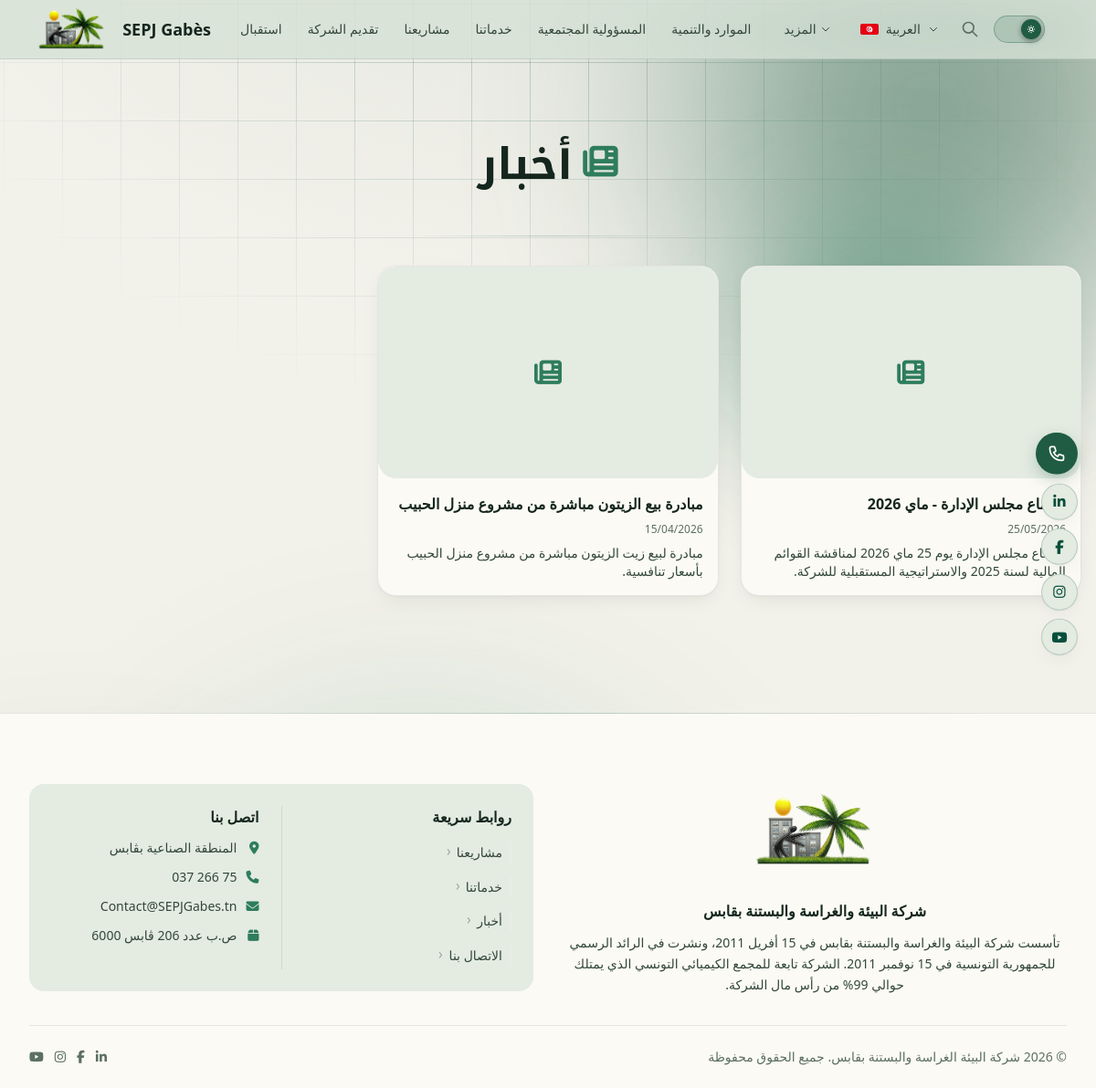
The page /public/news.php on the database its author committed.
### tables this page shows
CREATE TABLE IF NOT EXISTS `content_items` (
    `id` INT UNSIGNED AUTO_INCREMENT PRIMARY KEY,
    `type` ENUM('page', 'post', 'project', 'service', 'activity', 'prize', 'rse', 'resource', 'sport', 'video') NOT NULL,
    `rse_category` VARCHAR(50) DEFAULT NULL COMMENT 'RSE subcategory: engagement_social, rapport_durabilite, rapport_rse, catalogue_rse',
    `slug` VARCHAR(255) NOT NULL UNIQUE,
    `title_ar` TEXT,
    `title_fr` TEXT,
    `title_en` TEXT,
    `summary_ar` TEXT,
    `summary_fr` TEXT,
    `summary_en` TEXT,
    `body_ar` LONGTEXT,
    `body_fr` LONGTEXT,
    `body_en` LONGTEXT,
    `featured_image` VARCHAR(255) DEFAULT NULL,
    `video_url` VARCHAR(255) DEFAULT NULL COMMENT 'YouTube URL for type=video items',
    `status` ENUM('draft', 'published') NOT NULL DEFAULT 'draft',
    `is_featured` TINYINT(1) NOT NULL DEFAULT 0,
    `published_at` DATETIME DEFAULT NULL,
    `created_by` INT UNSIGNED DEFAULT NULL,
    `updated_by` INT UNSIGNED DEFAULT NULL,
    `created_at` DATETIME NOT NULL DEFAULT CURRENT_TIMESTAMP,
    `updated_at` DATETIME NOT NULL DEFAULT CURRENT_TIMESTAMP ON UPDATE CURRENT_TIMESTAMP,

    INDEX `idx_type` (`type`),
    INDEX `idx_status` (`status`),
    INDEX `idx_slug` (`slug`),
    INDEX `idx_type_status` (`type`, `status`),
    INDEX `idx_featured` (`is_featured`),
    INDEX `idx_rse_category` (`rse_category`),
    CONSTRAINT `fk_content_created_by` FOREIGN KEY (`created_by`) REFERENCES `users`(`id`) ON DELETE SET NULL,
    CONSTRAINT `fk_content_updated_by` FOREIGN KEY (`updated_by`) REFERENCES `users`(`id`) ON DELETE SET NULL
);

CREATE TABLE IF NOT EXISTS `site_settings` (
    `id` INT UNSIGNED AUTO_INCREMENT PRIMARY KEY,
    `setting_key` VARCHAR(255) NOT NULL UNIQUE,
    `value_ar` LONGTEXT,
    `value_fr` LONGTEXT,
    `value_en` LONGTEXT,
    `value_raw` LONGTEXT,
    `updated_at` DATETIME NOT NULL DEFAULT CURRENT_TIMESTAMP ON UPDATE CURRENT_TIMESTAMP
);

### app/core/helpers.php (called while the page is built, shortened)
<?php
function e($value): string
{
    return htmlspecialchars((string) $value, ENT_QUOTES | ENT_SUBSTITUTE, 'UTF-8');
}
function current_lang(): string
{
    return DEFAULT_LANGUAGE;
}
function excerpt(string $text, int $limit = 160): string
{
    if (mb_strlen($text) <= $limit) {
        return $text;
    }
    $excerpt = mb_substr($text, 0, $limit);
    return $excerpt . '...';
}
function get_setting(string $key, string $lang = 'ar'): string
{
    static $settings = null;
    if ($settings === null) {
        try {
            $rows = db()->query("SELECT setting_key, value_ar, value_fr, value_en, value_raw FROM site_settings")->fetchAll(PDO::FETCH_ASSOC);
            $settings = [];
            foreach ($rows as $row) {
                $settings[$row['setting_key']] = $row;
            }
        } catch (PDOException $e) {
            $settings = [];
            return '';
        }
    }
    $setting = $settings[$key];
    $field   = 'value_' . $lang;
    if (!empty($setting[$field])) {
        return $setting[$field];
    }
    if (!empty($setting['value_raw'])) {
        return $setting['value_raw'];
    }
    return $setting['value_ar'] ?? '';
}
function format_date(string $date, string $format = 'd/m/Y'): string
{
    try {
        $dt = new DateTime($date);
        return $dt->format($format);
    } catch (Exception $e) {
        return $date;
    }
}

### app/core/i18n.php (called while the page is built, shortened)
<?php
function __(string $key, string $lang = null): string
{
    static $translations = null;
    if ($translations === null) {
        $translations = get_translations();
    }
    $lang = $lang ?? current_lang();
    return $translations[$key][$lang] ?? $translations[$key]['ar'] ?? $key;
}

### app/core/db.php (called while the page is built, shortened)
<?php
class Database
{
    private static ?PDO $instance = null;
    public static function getInstance(): PDO
    {
        if (self::$instance === null) {
            $dsn = "mysql:host=" . DB_HOST . ";port=" . DB_PORT . ";dbname=" . DB_NAME . ";charset=" . DB_CHARSET;
            $options = [
                PDO::ATTR_ERRMODE            => PDO::ERRMODE_EXCEPTION,
                PDO::ATTR_DEFAULT_FETCH_MODE => PDO::FETCH_ASSOC,
                PDO::ATTR_EMULATE_PREPARES   => false,
                PDO::MYSQL_ATTR_INIT_COMMAND => "SET NAMES utf8mb4 COLLATE utf8mb4_unicode_ci",
            ];
            try {
                self::$instance = new PDO($dsn, DB_USER, DB_PASS, $options);
            } catch (PDOException $e) {
error_log("Database connection failed [host=" . DB_HOST . ", port=" . DB_PORT . ", db=" . DB_NAME . "]: " . get_class($e) . " (" . $e->getCode() . ") " . $e->getMessage());
                die("اتصال قاعدة البيانات فشل. الرجاء المحاولة لاحقاً.<br>Database connection failed. Please try again later.");
            }
        }
        return self::$instance;
    }
}
function db(): PDO
{
    return Database::getInstance();
}

### public/news.php (the view, shortened to what this page needs)
<?php
require_once 'includes/header.php';
$lang = current_lang();
$l = ['ar' => 'ar', 'fr' => 'fr', 'en' => 'en'][$lang] ?? 'ar';
$page = max(1, (int)($_GET['page'] ?? 1));
$perPage = ITEMS_PER_PAGE;
$offset = ($page - 1) * $perPage;
try {
    $pdo = db();
    $stmt = $pdo->prepare("
        SELECT id, slug,
               COALESCE(NULLIF(title_{$l}, ''), title_ar) AS t,
               COALESCE(NULLIF(summary_{$l}, ''), summary_ar) AS s,
               featured_image, published_at
        FROM content_items
        WHERE type = 'post' AND status = 'published'
        ORDER BY published_at DESC
        LIMIT :limit OFFSET :offset
    ");
    $stmt->bindValue(':limit', $perPage, PDO::PARAM_INT);
    $stmt->bindValue(':offset', $offset, PDO::PARAM_INT);
    $stmt->execute();
    $items = $stmt->fetchAll();
} catch (Exception $e) {
    $items = [];
    $total = 0;
    $totalPages = 1;
}
?>
<main id="main-content">
    <div class="page-hero">
        <div class="max-w-7xl mx-auto px-4">
            <h1><i class="fa-solid fa-newspaper text-emerald-400" aria-hidden="true"></i><?= __('nav_news', $lang) ?></h1>
        </div>
    </div>
    <section class="py-8 relative z-10">
        <div class="max-w-7xl mx-auto px-4">
            <?php if (empty($items)): ?>
            <div class="empty-state">
                <div class="empty-state-icon" aria-hidden="true"><i class="fa-solid fa-newspaper"></i></div>
                <p><?= __('no_results', $lang) ?></p>
            </div>
            <?php else: ?>
            <div class="grid grid-cols-1 md:grid-cols-2 lg:grid-cols-3 gap-6">
                <?php foreach ($items as $i): ?>
                <a href="page.php?slug=<?= e($i['slug']) ?>" class="glass-card overflow-hidden group reveal">
                    <?php if ($i['featured_image']): ?>
                    <div class="img-card">
                        <img src="<?= e(upload_url($i['featured_image'])) ?>"
                             alt="<?= e($i['t']) ?>"
                             loading="lazy">
                        <div class="img-card-overlay"><span class="text-white text-sm"><?= __('read_more', $lang) ?></span></div>
                    </div>
                    <?php else: ?>
                    <div class="img-card bg-emerald-800/20 flex items-center justify-center" aria-hidden="true"><i class="fa-solid fa-newspaper text-emerald-400 text-3xl"></i></div>
                    <?php endif; ?>
                    <div class="p-4">
                        <h3 class="font-semibold text-white mb-2"><?= e(mb_substr($i['t'], 0, 80)) ?></h3>
                        <?php if ($i['published_at']): ?>
                        <p class="text-xs text-emerald-300/50 mb-2"><?= format_date($i['published_at'], 'd/m/Y') ?></p>
                        <?php endif; ?>
                        <p class="text-sm text-emerald-200/70"><?= e(excerpt($i['s'] ?? '', 120)) ?></p>
                    </div>
                </a>
                <?php endforeach; ?>
            </div>
            <?php endif; ?>
        </div>
    </section>
</main>
<?php include 'includes/footer.php'; ?>

### public/includes/footer.php (shortened to what this page needs)
<?php
$lang = current_lang();
?>
<footer class="site-footer">
    <div class="max-w-7xl mx-auto px-4 sm:px-6 lg:px-8">
        <div class="grid grid-cols-1 md:grid-cols-2 gap-8 mb-8 items-center">
            <div>
                <div class="flex justify-center mb-5">
                    <a href="index.php" aria-label="<?= e(APP_NAME) ?>">
                        <img src="assets/logo-sepj.png" alt="SEPJ Gabès" class="h-28 w-auto opacity-90" loading="lazy">
                    </a>
                </div>
                <h3 class="font-bold text-white mb-3 text-center"><?= e(get_setting('company_name', $lang) ?: __('company_name', $lang)) ?></h3>
                <p class="text-sm text-emerald-200/70 leading-relaxed text-center"><?= e(get_setting('about_summary', $lang)) ?></p>
            </div>
            <div class="bg-white/5 rounded-2xl p-6">
                <div class="flex flex-col sm:flex-row gap-6">
                    <div class="flex-1">
                        <h3 class="font-bold text-white mb-3"><?= __('quick_links', $lang) ?></h3>
                        <div class="space-y-2">
                            <a href="projects.php" class="footer-link text-sm"><?= __('nav_projects', $lang) ?></a>
                            <a href="services.php" class="footer-link text-sm"><?= __('nav_services', $lang) ?></a>
                            <a href="news.php" class="footer-link text-sm"><?= __('nav_news', $lang) ?></a>
                            <a href="contact.php" class="footer-link text-sm"><?= __('nav_contact', $lang) ?></a>
                        </div>
                    </div>
                    <div class="flex-1">
                        <h3 class="font-bold text-white mb-3"><?= __('contact_us', $lang) ?></h3>
                        <div class="space-y-3 text-sm text-emerald-200/70">
                            <p class="flex items-center gap-2"><i class="fa-solid fa-location-dot text-emerald-400 w-4 shrink-0" aria-hidden="true"></i><?= e(get_setting('address', $lang)) ?></p>
                            <p class="flex items-center gap-2"><i class="fa-solid fa-phone text-emerald-400 w-4 shrink-0" aria-hidden="true"></i><?= e(get_setting('phone', $lang)) ?></p>
                            <p class="flex items-center gap-2"><i class="fa-solid fa-envelope text-emerald-400 w-4 shrink-0" aria-hidden="true"></i><?= e(get_setting('email_primary', $lang)) ?></p>
                            <p class="flex items-center gap-2"><i class="fa-solid fa-box text-emerald-400 w-4 shrink-0" aria-hidden="true"></i><?= e(get_setting('po_box', $lang)) ?></p>
                        </div>
                    </div>
                </div>
            </div>
        </div>
        <div class="border-t border-white/10 pt-6 flex flex-col sm:flex-row items-center justify-between gap-3 text-sm text-emerald-300/40">
            <?php if ($lang === 'ar'): ?>
                <p>&copy; <?= date('Y') ?> شركة البيئة الغراسة والبستنة بقابس. <?= __('all_rights_reserved', $lang) ?></p>
            <?php else: ?>
                <p>&copy; <?= date('Y') ?> <?= e(APP_NAME) ?>. <?= __('all_rights_reserved', $lang) ?></p>
            <?php endif; ?>
            <div class="flex items-center gap-3">
                <a href="https://www.linkedin.com/in/sepjgabes/" target="_blank" rel="noopener noreferrer" class="hover:text-emerald-400 transition-colors" aria-label="LinkedIn">
                    <i class="fab fa-linkedin-in" aria-hidden="true"></i>
                </a>
                <a href="https://www.facebook.com/SEPJGabes.tn" target="_blank" rel="noopener noreferrer" class="hover:text-emerald-400 transition-colors" aria-label="Facebook">
                    <i class="fab fa-facebook-f" aria-hidden="true"></i>
                </a>
                <a href="https://www.instagram.com/sepjgabes" target="_blank" rel="noopener noreferrer" class="hover:text-emerald-400 transition-colors" aria-label="Instagram">
                    <i class="fab fa-instagram" aria-hidden="true"></i>
                </a>
                <a href="https://www.youtube.com/@SEPJGabes" target="_blank" rel="noopener noreferrer" class="hover:text-emerald-400 transition-colors" aria-label="YouTube">
                    <i class="fab fa-youtube" aria-hidden="true"></i>
                </a>
            </div>
        </div>
    </div>
</footer>
<?php
$contactAriaLabel = $lang === 'ar' ? 'تواصل معنا' : ($lang === 'fr' ? 'Nous contacter' : 'Contact us');
?>
<div class="float-stack">
<a href="contact.php"
   id="floatContact"
   class="float-contact"
   aria-label="<?= e($contactAriaLabel) ?>">
</a>
<div class="social-float-group">
    <a href="https://www.linkedin.com/in/sepjgabes/"
       target="_blank" rel="noopener noreferrer"
       class="social-float-btn social-float-linkedin"
       aria-label="LinkedIn — SEPJ Gabès">
        <i class="fab fa-linkedin-in" aria-hidden="true"></i>
    </a>
    <a href="https://www.facebook.com/SEPJGabes.tn"
       target="_blank" rel="noopener noreferrer"
       class="social-float-btn social-float-facebook"
       aria-label="Facebook — SEPJ Gabès">
        <i class="fab fa-facebook-f" aria-hidden="true"></i>
    </a>
    <a href="https://www.instagram.com/sepjgabes"
       target="_blank" rel="noopener noreferrer"
       class="social-float-btn social-float-instagram"
       aria-label="Instagram — SEPJ Gabès">
        <i class="fab fa-instagram" aria-hidden="true"></i>
    </a>
    <a href="https://www.youtube.com/@SEPJGabes"
       target="_blank" rel="noopener noreferrer"
       class="social-float-btn social-float-youtube"
       aria-label="YouTube — SEPJ Gabès">
        <i class="fab fa-youtube" aria-hidden="true"></i>
    </a>
</div>
</div>
</body>
</html>

### rows shown on the page
content_items: t "اجتماع مجلس الإدارة - ماي 2026", published_at "25/05/2026", s "اجتماع مجلس الإدارة يوم 25 ماي 2026 لمناقشة القوائم المالية لسنة 2025 والاستراتيجية المستقبلية للشركة."
content_items: t "مبادرة بيع الزيتون مباشرة من مشروع منزل الحبيب", published_at "15/04/2026", s "مبادرة لبيع زيت الزيتون مباشرة من مشروع منزل الحبيب بأسعار تنافسية."
site_settings: value_ar "شركة البيئة والغراسة والبستنة بقابس"
site_settings: value_ar "تأسست شركة البيئة والغراسة والبستنة بقابس في 15 أفريل 2011، ونشرت في الرائد الرسمي للجمهورية التونسية في 15 نوفمبر 2011. الشركة تابعة للمجمع الكيميائي التونسي الذي يمتلك حوالي 99% من رأس مال الشركة."
site_settings: value_ar "المنطقة الصناعية بڨابس"
site_settings: value_raw "75 266 037"
site_settings: value_raw "Contact@SEPJGabes.tn"
site_settings: value_raw "ص.ب عدد 206 ڨابس 6000"

### other values the page prints
APP_NAME "SEPJ Gabès"
$item['label'] "استقبال"
$item['label'] "تقديم الشركة"
$item['label'] "مشاريعنا"
$item['label'] "خدماتنا"
$item['label'] "المسؤولية المجتمعية"
$item['label'] "الموارد والتنمية"
$moreLabel "المزيد"
$currentMeta['label'] "العربية"
__('nav_news', $lang) "أخبار"
__('quick_links', $lang) "روابط سريعة"
__('nav_projects', $lang) "مشاريعنا"
__('nav_services', $lang) "خدماتنا"
__('nav_contact', $lang) "الاتصال بنا"
__('contact_us', $lang) "اتصل بنا"
